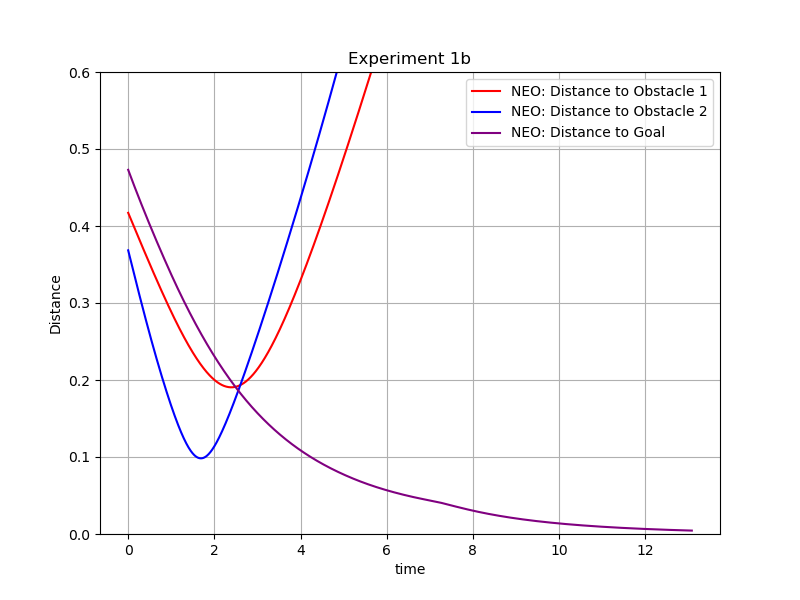

The Python source for this figure:
import numpy as np
import pandas as pd
import matplotlib.pyplot as plt

df = pd.read_csv('b_results.csv')
print(df.columns)

time = np.array(df['time'])
dist_to_goal= np.array(df['neo_distance_to_goal'])
dist_to_obs1 = np.array(df['neo_distance_to_obstacle1'])
dist_to_obs2 = np.array(df['neo_distance_to_obstacle2'])

plt.figure(figsize=(8, 6))
plt.plot(time, dist_to_obs1, color='red', label='NEO: Distance to Obstacle 1')
plt.plot(time, dist_to_obs2, color='blue', label='NEO: Distance to Obstacle 2')
plt.plot(time, dist_to_goal, color='purple', label='NEO: Distance to Goal')
plt.ylim((0, 0.6))
plt.xlabel('time')
plt.ylabel('Distance')
plt.title('Experiment 1b')
plt.legend()
plt.grid()
plt.savefig('b_plot.png')
plt.show()